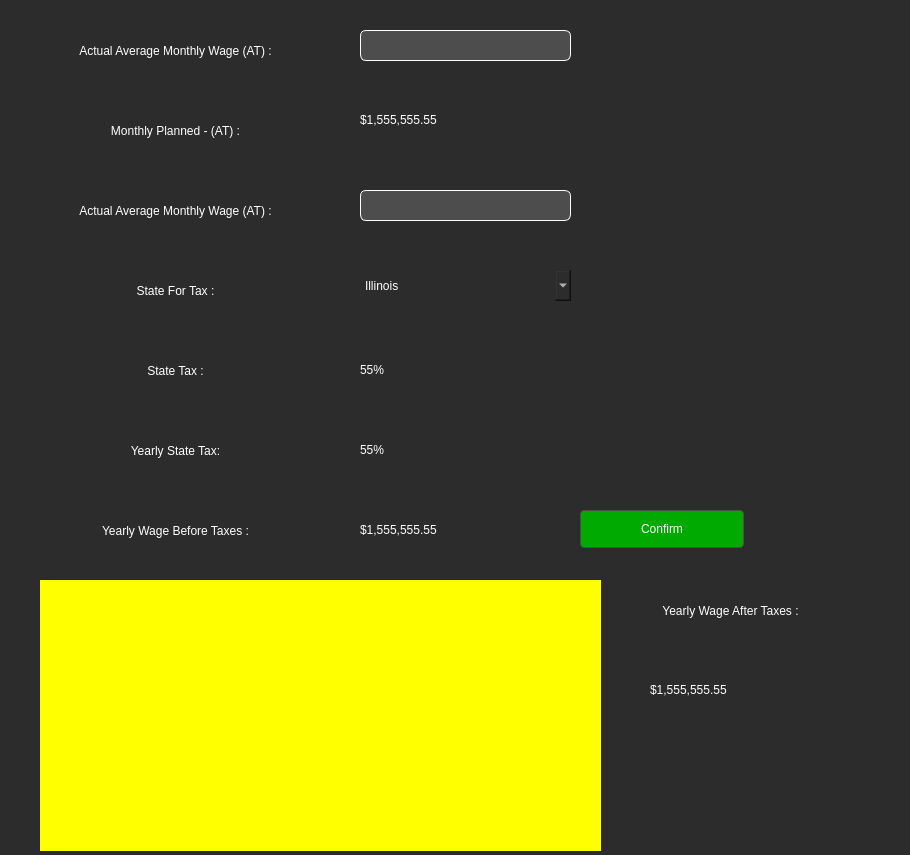
<?xml version="1.0" encoding="UTF-8"?>
<ui version="4.0">
 <class>Form</class>
 <widget class="QWidget" name="Form">
  <property name="geometry">
   <rect>
    <x>0</x>
    <y>0</y>
    <width>910</width>
    <height>855</height>
   </rect>
  </property>
  <property name="windowTitle">
   <string>Form</string>
  </property>
  <property name="styleSheet">
   <string notr="true">QWidget {
        background-color: #2c2c2c;
        color: #ffffff;
        border: none;
        font: 14pt &quot;Nirmala UI&quot;;
}
QWidget#side_menu {
    background-color: #4e5564;
    color: #ffffff;
    border: 1px solid #4e5564;
    border-radius: 16px;
    font: 14pt &quot;Nirmala UI&quot;;
}
QLabel#Dashboard_Title {
    background-color: none;
    color: #ffffff;
    border: none;
    font: 20pt &quot;Nirmala UI&quot;;
}
QLabel#Eat_Out_Image {
    background-image: url(:/images/pngaaa.com-2384833.png);
    background-color: #4d4d4d;
    border: 1px solid #4d4d4d;
    border-radius: 4px;
    color: #ffffff;
    padding: 5px;
}
QLabel#Grocery_Image {
    background-image: url(:/images/pngaaa.com-2138453.png);
    background-color: #4d4d4d;
    border: 1px solid #4d4d4d;
    border-radius: 4px;
    color: #ffffff;
    padding: 5px;
}
QLabel#Transportation_Image {
    background-image: url(:/images/pngaaa.com-2182093.png);
    background-color: #4d4d4d;
    border: 1px solid #4d4d4d;
    border-radius: 4px;
    color: #ffffff;
    padding: 5px;
}
QLabel#Free_Expense_Image {
    background-image: url(:/images/pngaaa.com-1261106.png);
    background-color: #4d4d4d;
    border: 1px solid #4d4d4d;
    border-radius: 4px;
    color: #ffffff;
    padding: 5px;
}
QLabel#Bills_Image {
    background-image: url(:/images/pngaaa.com-1433501.png);
    background-color: #4d4d4d;
    border: 1px solid #4d4d4d;
    border-radius: 4px;
    color: #ffffff;
    padding: 5px;
}
QLabel#Investment_Image {
    background-image: url(:/images/pngaaa.com-3584133.png);
    background-color: #4d4d4d;
    border: 1px solid #4d4d4d;
    border-radius: 4px;
    color: #ffffff;
    padding: 5px;
}
QLabel#Support_Image {
    background-image: url(:/images/pngaaa.com-2914571.png);
    background-color: #4d4d4d;
    border: 1px solid #4d4d4d;
    border-radius: 4px;
    color: #ffffff;
    padding: 5px;
}
QLabel#Goal_Image {
    background-image: url(:/images/pngaaa.com-848656.png);
    background-color: #4d4d4d;
    border: 1px solid #4d4d4d;
    border-radius: 4px;
    color: #ffffff;
    padding: 5px;
}
QPushButton {
    background-color: #4d4d4d;
    border: 1px solid #4d4d4d;
    border-radius: 4px;
    color: #ffffff;
    padding: 5px;
}
QPushButton:hover {
    background-color: #5a5a5a;
    border: 1px solid #5a5a5a;
}
QPushButton#side_menu_button:hover {
    background-image: url(:/button_image/Burger_button_hover.png);
    background-color: #5a5a5a;
    border: 1px solid #5a5a5a;
}
QPushButton#side_menu_button:pressed {
    background-image: url(:/button_image/Burger_button_click.png);
    background-color: #5a5a5a;
    border: 1px solid #5a5a5a;
}
QPushButton#remove_button_watchlist {
    background-color: #ff0000;
    border: 1px solid #ffffff;
    border-radius: 4px;
    color: #ffffff;
    padding: 5px;
}
QPushButton#remove_button_watchlist:hover {
    background-color: #ff6c6c;
    border: 1px solid #ffffff;
}
QPushButton#remove_button_watchlist:pressed {
    background-color: #aa0000;
    border: 1px solid #ffffff;
}
QPushButton#Add_strategy {
    background-color: #00ad0e;
    border: 1px solid #ffffff;
    border-radius: 4px;
    color: #ffffff;
    padding: 5px;
}
QPushButton#Add_strategy:hover {
    background-color: #67ff74;
    border: 1px solid #ffffff;
}
QPushButton#Add_strategy:pressed {
    background-color: #006408;
    border: 1px solid #a3a3a3;
}
QPushButton#Activation {
    background-color: #00ad0e;
    border: 1px solid #ffffff;
    border-radius: 4px;
    color: #ffffff;
    padding: 5px;
}
QPushButton#Activation:hover {
    background-color: #67ff74;
    border: 1px solid #ffffff;
}
QPushButton#Activation:pressed {
    background-color: #006408;
    border: 1px solid #a3a3a3;
}
QPushButton#Blue_button {
    background-color: #0003bb;
    border: 1px solid #ffffff;
    border-radius: 4px;
    color: #ffffff;
    padding: 5px;
}
QPushButton#Blue_button:hover {
    background-color: #4446d1;
    border: 1px solid #ffffff;
}
QPushButton#Blue_button:pressed {
    background-color: #000277;
    border: 1px solid #a3a3a3;
}
QPushButton#Yellow_button {
    background-color: #a5bd1e;
    border: 1px solid #ffffff;
    border-radius: 4px;
    color: #ffffff;
    padding: 5px;
}
QPushButton#Yellow_button:hover {
    background-color: #e5ff54;
    border: 1px solid #ffffff;
}
QPushButton#Yellow_button:pressed {
    background-color: #81960f;
    border: 1px solid #a3a3a3;
}
QCheckBox {
    color: #ffffff;
}
QLineEdit {
    background-color: #4d4d4d;
    border: 1px solid #4d4d4d;
    color: #ffffff;
    padding: 5px;
    border-color: #ffffff;
    border-radius: 6px;
}
QTextEdit {
    background-color: #4d4d4d;
    border: 1px solid #4d4d4d;
    color: #ffffff;
    padding: 5px;
    border-color: #ffffff;
    border-radius: 20px;
}
QProgressBar {
    border: 1px solid #444444;
    border-radius: 7px;
    background-color: #2e2e2e;
    text-align: center;
    font-size: 10pt;
    color: white;
}
QProgressBar::chunk {
    background-color: #3a3a3a;
    width: 5px;
}
QScrollBar:vertical {
    border: none;
    background-color: #3a3a3a;
    width: 10px;
    margin: 16px 0 16px 0;
}
QScrollBar::handle:vertical {
    background-color: #444444;
    border-radius: 5px;
}
QScrollBar:horizontal {
    border: none;
    background-color: #3a3a3a;
    height: 10px;
    margin: 0px 16px 0 16px;
}
QScrollBar::handle:horizontal {
    background-color: #444444;
    border-radius: 5px;
}
QTabWidget {
    background-color: #2e2e2e;
    border: none;
}
QTabBar::tab {
    background-color: #2e2e2e;
    color: #b1b1b1;
    padding: 8px 20px;
    border-top-left-radius: 5px;
    border-top-right-radius: 5px;
    border: none;
}
QTabBar::tab:selected, QTabBar::tab:hover {
    background-color: #3a3a3a;
    color: white;
}</string>
  </property>
  <widget class="QLabel" name="average_actualy_m_wage_label_4">
   <property name="geometry">
    <rect>
     <x>40</x>
     <y>180</y>
     <width>271</width>
     <height>61</height>
    </rect>
   </property>
   <property name="styleSheet">
    <string notr="true">font: 500 16pt &quot;Nirmala UI&quot;;</string>
   </property>
   <property name="text">
    <string>Actual Average Monthly Wage (AT) :</string>
   </property>
   <property name="alignment">
    <set>Qt::AlignCenter</set>
   </property>
   <property name="wordWrap">
    <bool>true</bool>
   </property>
  </widget>
  <widget class="QComboBox" name="state_comboBox">
   <property name="geometry">
    <rect>
     <x>360</x>
     <y>270</y>
     <width>211</width>
     <height>31</height>
    </rect>
   </property>
   <item>
    <property name="text">
     <string>Illinois</string>
    </property>
   </item>
   <item>
    <property name="text">
     <string>Indiana</string>
    </property>
   </item>
  </widget>
  <widget class="QTableView" name="Yearly_federal_tax_tableView">
   <property name="geometry">
    <rect>
     <x>40</x>
     <y>580</y>
     <width>561</width>
     <height>271</height>
    </rect>
   </property>
   <property name="styleSheet">
    <string notr="true">background-color: rgb(255, 255, 0);</string>
   </property>
  </widget>
  <widget class="QLabel" name="state_tax_label">
   <property name="geometry">
    <rect>
     <x>40</x>
     <y>260</y>
     <width>271</width>
     <height>61</height>
    </rect>
   </property>
   <property name="styleSheet">
    <string notr="true">font: 500 16pt &quot;Nirmala UI&quot;;</string>
   </property>
   <property name="text">
    <string>State For Tax :</string>
   </property>
   <property name="alignment">
    <set>Qt::AlignCenter</set>
   </property>
   <property name="wordWrap">
    <bool>true</bool>
   </property>
  </widget>
  <widget class="QLabel" name="average_actualy_m_wage_label_3">
   <property name="geometry">
    <rect>
     <x>360</x>
     <y>90</y>
     <width>150</width>
     <height>60</height>
    </rect>
   </property>
   <property name="styleSheet">
    <string notr="true">font: 500 16pt &quot;Nirmala UI&quot;;</string>
   </property>
   <property name="text">
    <string>$1,555,555.55</string>
   </property>
   <property name="alignment">
    <set>Qt::AlignLeading|Qt::AlignLeft|Qt::AlignVCenter</set>
   </property>
   <property name="wordWrap">
    <bool>true</bool>
   </property>
  </widget>
  <widget class="QLabel" name="average_actualy_m_wage_label_10">
   <property name="geometry">
    <rect>
     <x>40</x>
     <y>340</y>
     <width>271</width>
     <height>61</height>
    </rect>
   </property>
   <property name="styleSheet">
    <string notr="true">font: 500 16pt &quot;Nirmala UI&quot;;</string>
   </property>
   <property name="text">
    <string>State Tax :</string>
   </property>
   <property name="alignment">
    <set>Qt::AlignCenter</set>
   </property>
   <property name="wordWrap">
    <bool>true</bool>
   </property>
  </widget>
  <widget class="QLabel" name="average_actualy_m_wage_label_6">
   <property name="geometry">
    <rect>
     <x>360</x>
     <y>500</y>
     <width>150</width>
     <height>60</height>
    </rect>
   </property>
   <property name="styleSheet">
    <string notr="true">font: 500 16pt &quot;Nirmala UI&quot;;</string>
   </property>
   <property name="text">
    <string>$1,555,555.55</string>
   </property>
   <property name="alignment">
    <set>Qt::AlignLeading|Qt::AlignLeft|Qt::AlignVCenter</set>
   </property>
   <property name="wordWrap">
    <bool>true</bool>
   </property>
  </widget>
  <widget class="QLabel" name="average_actualy_m_wage_label">
   <property name="geometry">
    <rect>
     <x>40</x>
     <y>20</y>
     <width>271</width>
     <height>61</height>
    </rect>
   </property>
   <property name="styleSheet">
    <string notr="true">font: 500 16pt &quot;Nirmala UI&quot;;</string>
   </property>
   <property name="text">
    <string>Actual Average Monthly Wage (AT) :</string>
   </property>
   <property name="alignment">
    <set>Qt::AlignCenter</set>
   </property>
   <property name="wordWrap">
    <bool>true</bool>
   </property>
  </widget>
  <widget class="QLineEdit" name="average_actualy_m_wage_lineEdit_2">
   <property name="geometry">
    <rect>
     <x>360</x>
     <y>190</y>
     <width>211</width>
     <height>31</height>
    </rect>
   </property>
   <property name="text">
    <string/>
   </property>
  </widget>
  <widget class="QLabel" name="average_actualy_m_wage_label_2">
   <property name="geometry">
    <rect>
     <x>40</x>
     <y>100</y>
     <width>271</width>
     <height>61</height>
    </rect>
   </property>
   <property name="styleSheet">
    <string notr="true">font: 500 16pt &quot;Nirmala UI&quot;;</string>
   </property>
   <property name="text">
    <string>Monthly Planned - (AT) :</string>
   </property>
   <property name="alignment">
    <set>Qt::AlignCenter</set>
   </property>
   <property name="wordWrap">
    <bool>true</bool>
   </property>
  </widget>
  <widget class="QLabel" name="average_actualy_m_wage_label_8">
   <property name="geometry">
    <rect>
     <x>40</x>
     <y>420</y>
     <width>271</width>
     <height>61</height>
    </rect>
   </property>
   <property name="styleSheet">
    <string notr="true">font: 500 16pt &quot;Nirmala UI&quot;;</string>
   </property>
   <property name="text">
    <string>Yearly State Tax:</string>
   </property>
   <property name="alignment">
    <set>Qt::AlignCenter</set>
   </property>
   <property name="wordWrap">
    <bool>true</bool>
   </property>
  </widget>
  <widget class="QPushButton" name="Update_pushButton_5">
   <property name="geometry">
    <rect>
     <x>580</x>
     <y>510</y>
     <width>164</width>
     <height>38</height>
    </rect>
   </property>
   <property name="styleSheet">
    <string notr="true">QPushButton {
    background-color: #00aa00;
    border: 1px solid #4d4d4d;
    border-radius: 4px;
    color: #ffffff;
    padding: 5px;
}
QPushButton:hover {
    background-color: #00ff00;
    border: 1px solid #5a5a5a;
}
QPushButton:pressed {
	background-color: #007900;
    border: 1px solid #5a5a5a;
}</string>
   </property>
   <property name="text">
    <string>Confirm</string>
   </property>
  </widget>
  <widget class="QLabel" name="average_actualy_m_wage_label_9">
   <property name="geometry">
    <rect>
     <x>360</x>
     <y>420</y>
     <width>150</width>
     <height>60</height>
    </rect>
   </property>
   <property name="styleSheet">
    <string notr="true">font: 500 16pt &quot;Nirmala UI&quot;;</string>
   </property>
   <property name="text">
    <string>55%</string>
   </property>
   <property name="alignment">
    <set>Qt::AlignLeading|Qt::AlignLeft|Qt::AlignVCenter</set>
   </property>
   <property name="wordWrap">
    <bool>true</bool>
   </property>
  </widget>
  <widget class="QLabel" name="average_actualy_m_wage_label_7">
   <property name="geometry">
    <rect>
     <x>40</x>
     <y>500</y>
     <width>271</width>
     <height>61</height>
    </rect>
   </property>
   <property name="styleSheet">
    <string notr="true">font: 500 16pt &quot;Nirmala UI&quot;;</string>
   </property>
   <property name="text">
    <string>Yearly Wage Before Taxes :</string>
   </property>
   <property name="alignment">
    <set>Qt::AlignCenter</set>
   </property>
   <property name="wordWrap">
    <bool>true</bool>
   </property>
  </widget>
  <widget class="QLineEdit" name="average_actualy_m_wage_lineEdit">
   <property name="geometry">
    <rect>
     <x>360</x>
     <y>30</y>
     <width>211</width>
     <height>31</height>
    </rect>
   </property>
   <property name="text">
    <string/>
   </property>
  </widget>
  <widget class="QLabel" name="average_actualy_m_wage_label_11">
   <property name="geometry">
    <rect>
     <x>360</x>
     <y>340</y>
     <width>150</width>
     <height>60</height>
    </rect>
   </property>
   <property name="styleSheet">
    <string notr="true">font: 500 16pt &quot;Nirmala UI&quot;;</string>
   </property>
   <property name="text">
    <string>55%</string>
   </property>
   <property name="alignment">
    <set>Qt::AlignLeading|Qt::AlignLeft|Qt::AlignVCenter</set>
   </property>
   <property name="wordWrap">
    <bool>true</bool>
   </property>
  </widget>
  <widget class="QLabel" name="average_actualy_m_wage_label_12">
   <property name="geometry">
    <rect>
     <x>650</x>
     <y>660</y>
     <width>150</width>
     <height>60</height>
    </rect>
   </property>
   <property name="styleSheet">
    <string notr="true">font: 500 16pt &quot;Nirmala UI&quot;;</string>
   </property>
   <property name="text">
    <string>$1,555,555.55</string>
   </property>
   <property name="alignment">
    <set>Qt::AlignLeading|Qt::AlignLeft|Qt::AlignVCenter</set>
   </property>
   <property name="wordWrap">
    <bool>true</bool>
   </property>
  </widget>
  <widget class="QLabel" name="average_actualy_m_wage_label_13">
   <property name="geometry">
    <rect>
     <x>630</x>
     <y>580</y>
     <width>201</width>
     <height>61</height>
    </rect>
   </property>
   <property name="styleSheet">
    <string notr="true">font: 500 16pt &quot;Nirmala UI&quot;;</string>
   </property>
   <property name="text">
    <string>Yearly Wage After Taxes :</string>
   </property>
   <property name="alignment">
    <set>Qt::AlignCenter</set>
   </property>
   <property name="wordWrap">
    <bool>true</bool>
   </property>
  </widget>
 </widget>
 <resources/>
 <connections/>
</ui>
